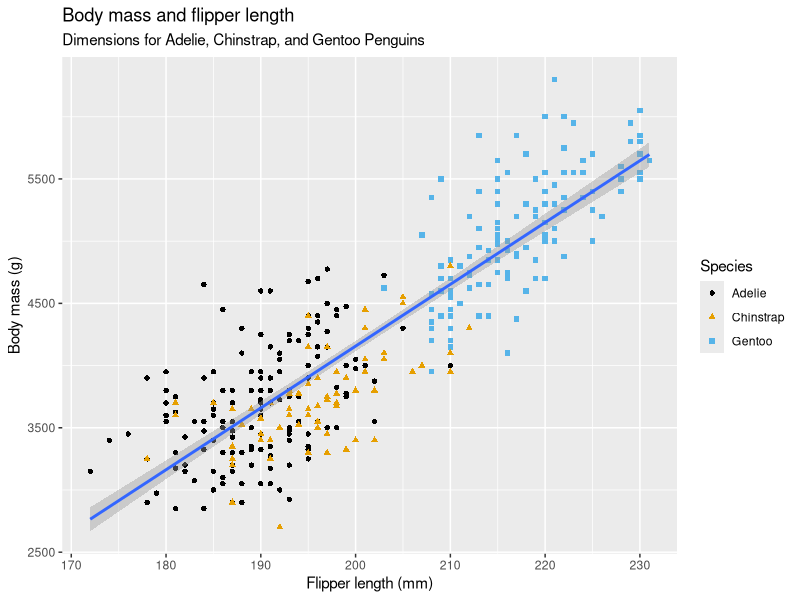
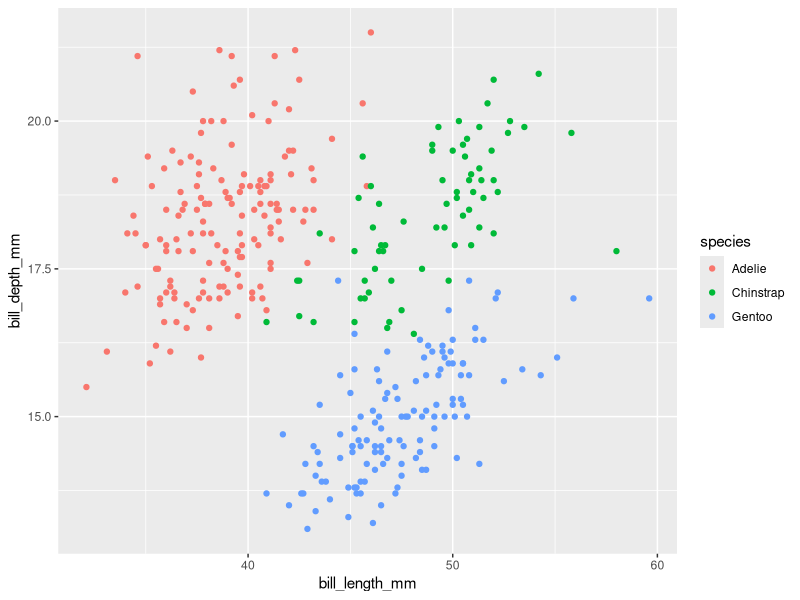
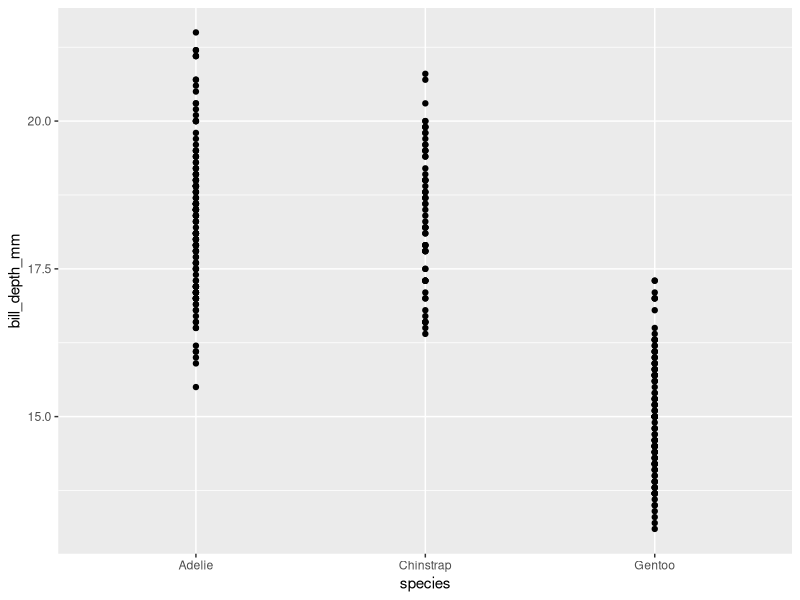
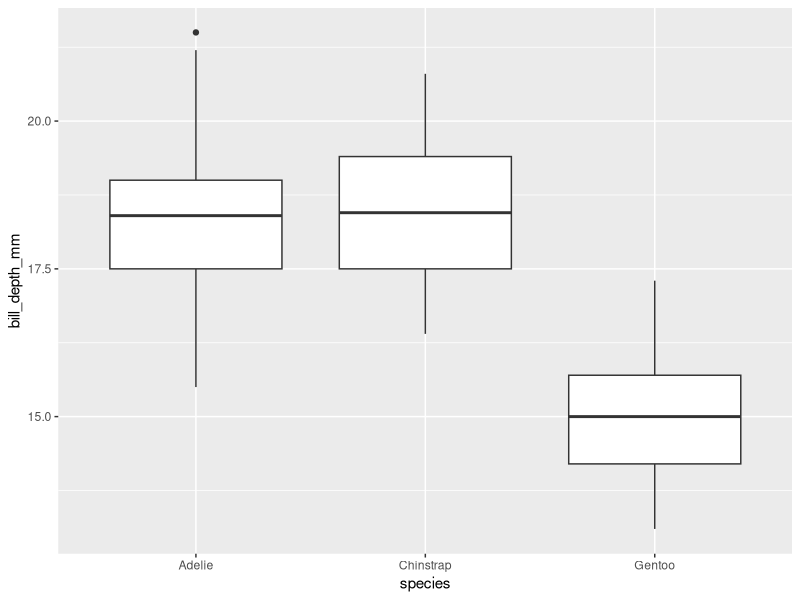

Recreate these plots in R, in order. (Note: this script raises an error after producing the figures.)
## ---- chunk 1
library(tidyverse)
library(palmerpenguins)
library(ggthemes)
## ---- chunk 2
ggplot(
  data = penguins,
  mapping = aes(x = flipper_length_mm, y = body_mass_g)
  ) +
  geom_point(mapping = aes(color = species, shape = species)) +
  geom_smooth(method = "lm") +
  labs(
    title = "Body mass and flipper length",
    subtitle = "Dimensions for Adelie, Chinstrap, and Gentoo Penguins",
    x = "Flipper length (mm)", y = "Body mass (g)",
    color = "Species", shape = "Species"
  ) +
  scale_color_colorblind()
## ---- chunk 3
ggplot(
  data = penguins, 
  mapping = aes(x = bill_length_mm, y = bill_depth_mm)
) +
  geom_point(aes(color = species))
## ---- chunk 4
ggplot(penguins, aes(x = species, y = bill_depth_mm)) +
  geom_point()
## ---- chunk 5
ggplot(penguins, aes(x = species, y = bill_depth_mm)) +
  geom_boxplot()
## ---- chunk 6
ggplot(data = penguins) + 
  geom_point()
## ---- chunk 7
ggplot(data = penguins, aes(x = bill_length_mm, y = body_mass_g)) + 
  geom_point()
## ---- chunk 8

ggplot(penguins, aes(x = flipper_length_mm, y = body_mass_g)) +
  geom_point(na.rm = TRUE)
## ---- chunk 9
ggplot(penguins, aes(x = flipper_length_mm, y = body_mass_g)) +
  geom_point(na.rm = TRUE) +
  labs(
    caption = "Data comes from the palmerpenguins package."
  )
## ---- chunk 10
ggplot(penguins, aes(x = flipper_length_mm, y = body_mass_g)) +
  geom_point(aes(color = bill_depth_mm)) +
  geom_smooth()
## ---- chunk 11
ggplot(
  data = penguins,
  mapping = aes(x = flipper_length_mm, y = body_mass_g, color = island)
) +
  geom_point() +
  geom_smooth(se = FALSE)
## ---- chunk 12
ggplot(
  data = penguins,
  mapping = aes(x = flipper_length_mm, y = body_mass_g)
) +
  geom_point() +
  geom_smooth()
## ---- chunk 13
ggplot() +
  geom_point(
    data = penguins,
    mapping = aes(x = flipper_length_mm, y = body_mass_g)
  ) +
  geom_smooth(
    data = penguins,
    mapping = aes(x = flipper_length_mm, y = body_mass_g)
  )
## ---- chunk 14
ggplot(penguins, aes(x = species)) +
  geom_bar()
## ---- chunk 15
ggplot(penguins, aes(x = fct_infreq(species))) +
  geom_bar()
## ---- chunk 16
ggplot(penguins, aes(x = body_mass_g)) +
  geom_histogram(binwidth = 200)
## ---- chunk 17
ggplot(penguins, aes(x = body_mass_g)) +
  geom_histogram(binwidth = 20)
## ---- chunk 18
ggplot(penguins, aes(x = body_mass_g)) +
  geom_histogram(binwidth = 2000)
## ---- chunk 19
ggplot(penguins, aes(x = body_mass_g)) +
  geom_density()
## ---- chunk 20
ggplot(penguins, aes(y = species)) +
  geom_bar()
## ---- chunk 21
ggplot(penguins, aes(x = species)) +
  geom_bar() +
  coord_flip()
## ---- chunk 22
ggplot(penguins, aes(x = species)) +
  geom_bar(color = "red")
## ---- chunk 23
ggplot(penguins, aes(x = species)) +
  geom_bar(fill = "red") 
## ---- chunk 24
ggplot(penguins, aes(x = body_mass_g)) +
  geom_histogram(bins = 15)
## ---- chunk 25
ggplot(diamonds, aes(x = carat)) +
  geom_histogram(binwidth = 0.2)
## ---- chunk 26
ggplot(penguins, aes(x = species, y = body_mass_g)) +
  geom_boxplot()
## ---- chunk 27
ggplot(penguins, aes(x = body_mass_g, color = species)) +
  geom_density(linewidth = 0.75)
## ---- chunk 28
ggplot(penguins, aes(x = body_mass_g, color = species, fill = species)) +
  geom_density(alpha = 0.5)
## ---- chunk 29
ggplot(penguins, aes(x = island, fill = species)) +
  geom_bar()
## ---- chunk 30
ggplot(penguins, aes(x = island, fill = species)) +
  geom_bar(position = "fill")
## ---- chunk 31
ggplot(penguins, aes(x = flipper_length_mm, y = body_mass_g)) +
  geom_point()
## ---- chunk 32
ggplot(penguins, aes(x = flipper_length_mm, y = body_mass_g)) +
  geom_point(aes(color = species, shape = island))
## ---- chunk 33
ggplot(penguins, aes(x = flipper_length_mm, y = body_mass_g)) +
  geom_point(aes(color = species, shape = species)) +
  facet_wrap(~island)
## ---- chunk 34
ggplot(mpg, aes(x = hwy, y = displ)) +
  geom_point(aes(size = cyl))
## ---- chunk 35
ggplot(mpg, aes(x = hwy, y = displ)) +
  geom_point(aes(linewidth = cyl))
## ---- chunk 36
    ggplot(mpg, aes(x = hwy, y = displ)) +
      geom_point(aes(size = cyl, color = cyl))
## ---- chunk 37
    ggplot(penguins, aes(x = bill_depth_mm, y = bill_length_mm)) +
      geom_point(aes(color = species))
## ---- chunk 38
    ggplot(penguins, aes(x = bill_depth_mm, y = bill_length_mm)) +
      geom_point(aes(color = species)) +
      facet_wrap(~species)
## ---- chunk 39
ggplot(
  data = penguins,
  mapping = aes(
    x = bill_length_mm, y = bill_depth_mm, 
    color = species, shape = species
  )
) +
  geom_point() +
  labs(color = "Species")
## ---- chunk 40
ggplot(penguins, aes(
  x = bill_length_mm, 
  y = bill_depth_mm, 
  color = species, 
  shape = species)
) +
  geom_point() +
  labs(color = "Species",
       shape = "Species")
## ---- chunk 41
ggplot(penguins, aes(x = island, fill = species)) +
  geom_bar(position = "fill")
ggplot(penguins, aes(x = species, fill = island)) +
  geom_bar(position = "fill")
